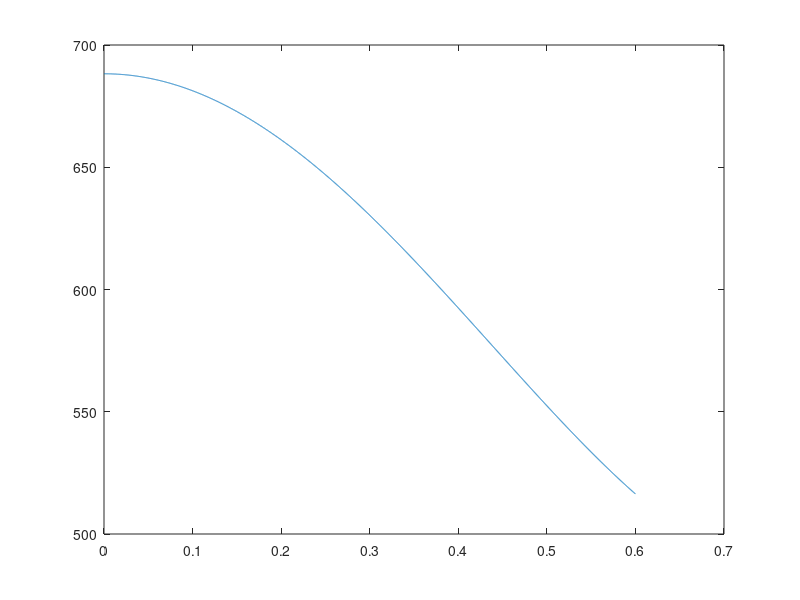

The MATLAB script that drew this image:
% To study an innovative industrial process, a solid object made of a homogeneous material and shaped like a cylinder is constructed and tested in an
% induction furnace.
% The cylinder is, to a first approximation, cooled on all surfaces by an inert gas at a constant temperature of 20 °C with a heat transfer coefficient
% of 10 W/(m² K) (the anchoring system is neglected).  
% During nominal operation, the inductive heating deposits a total power of ~10 kW, distributed according to the function:  

% **qfunz = @(r,z) aa*(1-(r./RR).^2).*cos(pi/HH.*z)**  

% where *r* is the radial coordinate, *z* is the axial coordinate originating at the midpoint of the cylinder’s axis, the constant *aa* is 23 kW/m³,
% *R* is the radius (60 cm), and *H* is the cylinder’s height (120 cm).  

% The goal is to study the steady-state temperature distribution in the cylinder.
% To achieve this, a detailed and comprehensive report should be produced that includes:  

% a. The temperature distribution calculated using two 1D models (axial and radial, respectively).  
% b. A convergence study, including verification of the order of convergence, for one of the 1D cases treated in point a, as chosen.  



% Exam 31 january 2020
% Simone Canevarolo
% S269893
% 03/01/2025

clear all
close all
clc

HH = 120e-2; % m
RR = 60e-2; % m
Tgas = 293; % K
hh = 10; % W/m^2/K
aa = 23e3; % W/m^3
kk = 7; % W/m/K
rovol = 1600; % kg/m^3
cp = 2400; % J/kg/K

qtot = 10e3; % W

qfunz = @(r,z) aa*(1-(r./RR).^2).*cos(pi/HH.*z);

dz = 1e-4; % m
zz = (0:dz:HH/2)';
Nz = length(zz);

As = 2*pi*RR*HH/2; % m^2
Vol = pi*RR^2*HH/2; % m^3

% Axial solution

qfunz_axial = @(z) aa.*cos(pi/HH.*z);

sub_diag = kk/dz^2*ones(Nz,1);
main_diag = (-2*kk/dz^2-hh*As/Vol)*ones(Nz,1);
sup_diag = sub_diag;

Band = [[sub_diag(2:end);0],main_diag,[0;sup_diag(1:end-1)]];

AA = spdiags(Band,-1:1,Nz,Nz);

ii = 0;
zspace = 0;
bb = zeros(Nz,1);

for ii = 1:Nz
    
    zspace = ii*dz;
    bb(ii) = -qfunz_axial(zspace)-Tgas*hh*As/Vol;

end

AA(1,1) = -1;
AA(1,2) = 1;
bb(1) = 0;

AA(end,end-1) = -1;
AA(end,end) = 1+hh*dz/kk;
bb(end) = Tgas*hh*dz/kk;

TT = AA\bb;

figure(1)
plot(zz,TT)
